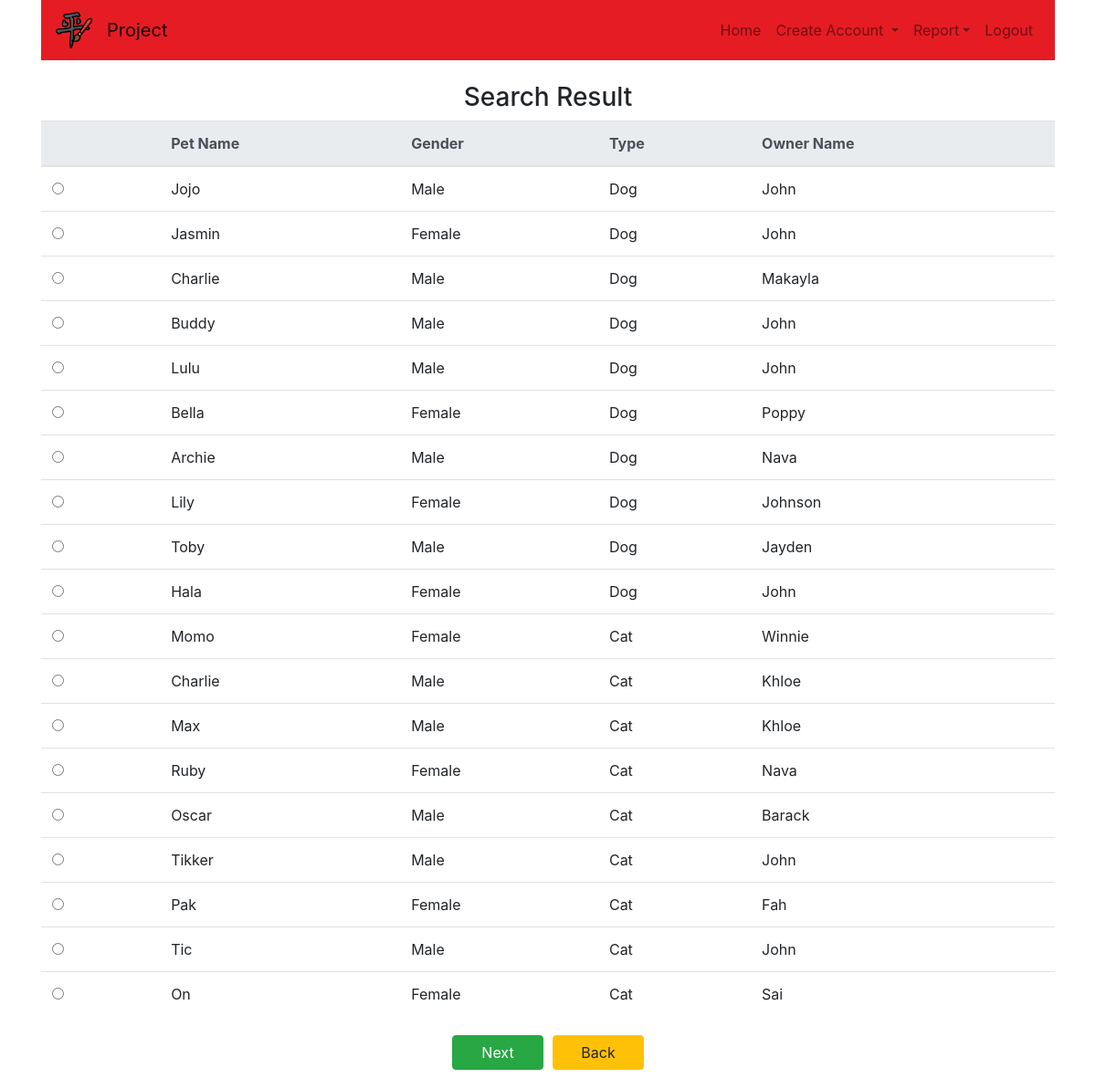
The page /result.php on the database its author committed.
### tables this page shows
CREATE TABLE `pet` (
  `PetID` int(4) NOT NULL,
  `PetName` varchar(50) NOT NULL,
  `Gender` varchar(50) NOT NULL,
  `Age` int(2) DEFAULT NULL,
  `TypeID` int(4) NOT NULL,
  `CusID` int(4) NOT NULL
);

CREATE TABLE `type` (
  `TypeID` int(4) NOT NULL,
  `TypeName` varchar(50) NOT NULL
);

CREATE TABLE `customer` (
  `CusID` int(4) NOT NULL,
  `CusName` varchar(50) NOT NULL,
  `CusLname` varchar(50) NOT NULL,
  `Tel` int(10) NOT NULL
);

### result.php (the view, shortened to what this page needs)
<!doctype html>
<html lang="en">
    <head>
        <link rel="stylesheet" href="https://maxcdn.bootstrapcdn.com/bootstrap/4.0.0/css/bootstrap.min.css">
    </head>
    <body>
        <div class="container">
            <?php include('navbar.php'); ?>
            <h3 class="text-center">Search Result</h3>
            <?php
                $connect = mysqli_connect("localhost","root","","petsalon");
                $sql = "SELECT pet.PetName, pet.PetID, pet.Gender, type.TypeName, customer.CusName
                        FROM pet, type, customer
                        WHERE pet.CusID = customer.CusID
                        AND pet.TypeID = type.TypeID
                        AND pet.PetName LIKE '%".$_GET['petName']."%'";
                $result = mysqli_query($connect,$sql);
            ?>
            <table class="table">
                <thead class="thead-light">
                    <tr>
                        <th></th>
                        <th>Pet Name</th>
                        <th>Gender</th>
                        <th>Type</th>
                        <th>Owner Name</th>
                    </tr>
                </thead>
                <tbody>
                    <?php
                        while($row = mysqli_fetch_assoc($result))
                        {
                    ?>
                        <form name="form" method="get" action="search.php">
                            <tr>
                                <td>
                                    <div class="form-check form-check-inline">
                                        <label class="form-check-label">
                                            <input type="radio" name="petid" value="<?php echo $row['PetID']; ?>">
                                        </label>
                                    </div>
                                </td>
                                <td><?php echo $row['PetName'] ?></td>
                                <td><?php echo $row['Gender'] ?></td>
                                <td><?php echo $row['TypeName'] ?></td>
                                <td><?php echo $row['CusName'] ?></td>
                            </tr>
                    <?php
                        }
                    ?>
                </tbody>
            </table>
            <div class="row justify-content-center">
                <div class="form-group justify-content-center">
                    <button type="submit" class="btn btn-success" style="width:100px; margin:5px;" onclick="javascript: form.action='visitForm.php';">Next</button>
                </div>
                <div class="form-group justify-content-center">
                    <button type="text" class="btn btn-warning" style="width:100px; margin:5px;" onclick="javascript: form.action='search.php';">Back</button>
                </div>
            </div>
    </div>
  </body>
</html>

### rows shown on the page
pet: PetName "Jojo", Gender "Male", TypeID.TypeName "Dog", CusID.CusName "John"
pet: PetName "Jasmin", Gender "Female", TypeID.TypeName "Dog", CusID.CusName "John"
pet: PetName "Charlie", Gender "Male", TypeID.TypeName "Dog", CusID.CusName "Makayla"
pet: PetName "Buddy", Gender "Male", TypeID.TypeName "Dog", CusID.CusName "John"
pet: PetName "Lulu", Gender "Male", TypeID.TypeName "Dog", CusID.CusName "John"
pet: PetName "Bella", Gender "Female", TypeID.TypeName "Dog", CusID.CusName "Poppy"
pet: PetName "Archie", Gender "Male", TypeID.TypeName "Dog", CusID.CusName "Nava"
pet: PetName "Lily", Gender "Female", TypeID.TypeName "Dog", CusID.CusName "Johnson"
pet: PetName "Toby", Gender "Male", TypeID.TypeName "Dog", CusID.CusName "Jayden"
pet: PetName "Hala", Gender "Female", TypeID.TypeName "Dog", CusID.CusName "John"
pet: PetName "Momo", Gender "Female", TypeID.TypeName "Cat", CusID.CusName "Winnie"
pet: PetName "Charlie", Gender "Male", TypeID.TypeName "Cat", CusID.CusName "Khloe"
pet: PetName "Max", Gender "Male", TypeID.TypeName "Cat", CusID.CusName "Khloe"
pet: PetName "Ruby", Gender "Female", TypeID.TypeName "Cat", CusID.CusName "Nava"
pet: PetName "Oscar", Gender "Male", TypeID.TypeName "Cat", CusID.CusName "Barack"
pet: PetName "Tikker", Gender "Male", TypeID.TypeName "Cat", CusID.CusName "John"
pet: PetName "Pak", Gender "Female", TypeID.TypeName "Cat", CusID.CusName "Fah"
pet: PetName "Tic", Gender "Male", TypeID.TypeName "Cat", CusID.CusName "John"
pet: PetName "On", Gender "Female", TypeID.TypeName "Cat", CusID.CusName "Sai"
